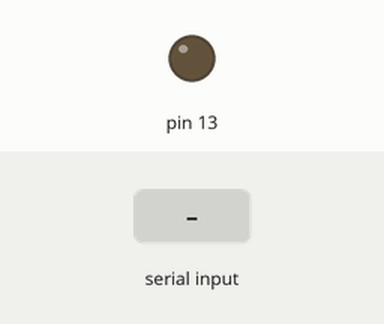
Bench run of a sketch on a simulated Arduino Uno, built with avr-gcc and run on an emulated ATmega328P. On the bench: output pins drawn as LEDs (lit = HIGH). The test bench sets the inputs (shaded band).

Above: at 1.2 s.
1.3 s: "a\n" received over Serial
At 2.3 s:
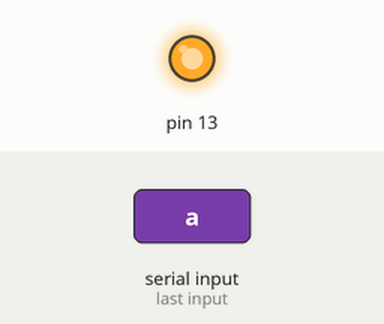
4.3 s: byte 101 ('e') received over Serial
At 6.6 s:
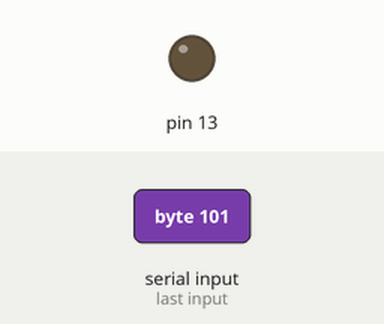
7.3 s: "e\n" received over Serial
8.8 s: "b\n" received over Serial
Timing chart, 0 to 12.8 s (numbered marks = the images above; inputs shaded):
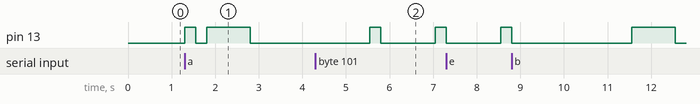

The sketch:

morse.ino
```cpp
#include <Morse.h>
Morse morse(13);

void setup()
{
    Serial.begin(9600);
}
char a;
void loop()
{
    if(Serial.available())
        a=Serial.read();
    switch(a){
        case '\n':
        case ' ':    //空格回车间隔1.5秒
            delay(1500);
            break;
        case 'a':
            morse.dot();
            morse.dash();
            delay(1000);
            break;

        case 'b':
            morse.dash();
            morse.dot();
            morse.dot();
            morse.dot();
            delay(1000);
            break;
        case 'c':
            morse.dash();
            morse.dot();
            morse.dash();
            morse.dot();
            delay(1000);
            break;
        case 'd':
            morse.dash();
            morse.dot();
            morse.dot();
            delay(1000);
            break;
        case 'e':
            morse.dot();
            delay(1000);
            break;
        case 'f':
            morse.dot();
            morse.dot();
            morse.dash();
            morse.dot();
            delay(1000);
            break;
        case 'g':
            morse.dash();
            morse.dash();
            morse.dot();
            delay(1000);
            break;
        case 'h':
            morse.dot();
            morse.dot();
            morse.dot();
            morse.dot();
            delay(1000);
            break;
        case 'i':
            morse.dot();
            morse.dash();
            morse.dash();
            morse.dash();
            delay(1000);
            break;
        case 'j':
            morse.dot();
            morse.dash();
            morse.dash();
            morse.dash();
            delay(1000);
            break;
        case 'k':
            morse.dash();
            morse.dot();
            morse.dash();
            delay(1000);
            break;
        case 'l':
            morse.dot();
            morse.dash();
            morse.dot();
            morse.dot();
            delay(1000);
            break;
        case 'm':
            morse.dash();
            morse.dash();
            delay(1000);
            break;
        case 'n':
            morse.dash();
            morse.dot();
            delay(1000);
            break;
        case 'o':
            morse.dash();
            morse.dash();
            morse.dash();
            delay(1000);
            break;
        case 'p':
            morse.dot();
            morse.dash();
            morse.dash();
            morse.dot();
            delay(1000);
            break;
        case 'q':
            morse.dash();
            morse.dash();
            morse.dot();
            morse.dash();
            delay(1000);
            break;
        case 'r':
            morse.dot();
            morse.dash();
            morse.dot();
            delay(1000);
            break;
        case 's':
            morse.dot();
            morse.dot();
            morse.dot();
            delay(1000);
            break;
        case 't':
            morse.dash();
            delay(1000);
            break;
        case 'u':
            morse.dot();
            morse.dot();
            morse.dash();
            delay(1000);
            break;
        case 'v':
            morse.dot();
            morse.dot();
            morse.dot();
            morse.dash();
            delay(1000);
            break;
        case 'w':
            morse.dot();
            morse.dash();
            morse.dash();
            delay(1000);
            break;
        case 'x':
            morse.dash();
            morse.dot();
            morse.dot();
            morse.dash();
            delay(1000);
            break;
        case 'y':
            morse.dash();
            morse.dot();
            morse.dash();
            morse.dash();
            delay(1000);
            break;
        case 'z':
            morse.dash();
            morse.dash();
            morse.dot();
            morse.dot();
            delay(1000);
            break;
    }
}
```

Morse.cpp
```cpp
#include "Arduino.h"
#include "Morse.h"

Morse::Morse(int pin)
{
	pinMode(pin,OUTPUT);
	_pin=pin;
	_dottime=250;
}

void Morse::dot()
{
	digitalWrite(_pin,HIGH);
	delay(_dottime);
	digitalWrite(_pin,LOW);
	delay(_dottime);
}

void Morse::dash()
{
	digitalWrite(_pin,HIGH);
	delay(_dottime*4);
	digitalWrite(_pin,LOW);
	delay(_dottime);
}

void Morse::c_space()
{
	digitalWrite(_pin,LOW);
	delay(_dottime*3);
}

void Morse::w_space()
{
	digitalWrite(_pin,LOW);
	delay(_dottime*7);
}
```

Morse.h
```cpp
#ifndef _MORSE_H
#define _MORSE_H
class Morse
{
  public:
    Morse(int pin);
    void dot();
    void dash();
    void c_space();
    void w_space();
  private:
    int _pin;
    int _dottime;
};
#endif /*_MORSE_H*/
```

Measured:
- after the input at 1.3 s, pin 13: LOW → HIGH at once, → LOW 0.25 s later, → HIGH 0.25 s later, → LOW 1.0 s later
- after the input at 4.3 s, pin 13: LOW → HIGH after 1.3 s, → LOW 0.25 s later, → HIGH 1.3 s later
